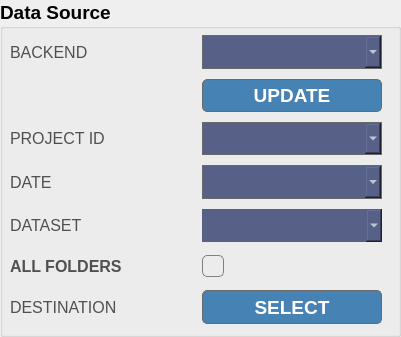
        <widget class="QGroupBox" name="data_source_gb">
         <property name="sizePolicy">
          <sizepolicy hsizetype="Preferred" vsizetype="Preferred">
           <horstretch>0</horstretch>
           <verstretch>0</verstretch>
          </sizepolicy>
         </property>
         <property name="maximumSize">
          <size>
           <width>16777215</width>
           <height>16777215</height>
          </size>
         </property>
         <property name="font">
          <font>
           <pointsize>14</pointsize>
           <weight>75</weight>
           <bold>true</bold>
           <underline>false</underline>
           <kerning>true</kerning>
          </font>
         </property>
         <property name="styleSheet">
          <string notr="true">QGroupBox {

	background-color: rgb(241, 248, 255);
	font-weight: bold; 
	color: grey;
	/* Declare the font size at the end othewise it triggers a worning
	QFont::setPointSize: Point size &lt;= 0 (-1), must be greater than 0*/
	font-size: 14pt;
}
/*QGroupBox::title {
        subcontrol-origin: margin;
        subcontrol-position: top center;
        padding: 5px;
        font-size: 12pt;
        font-weight: bold;
        /*color: #ff6347;  /* Tomato red color */
        /*background-color: rgb(240, 240, 240);  /* Light gray background */
       /* padding-left: 10px;
        /*padding-right: 10px;
    }


/*
	border: 1px solid gray;
	border-color: #FF17365D;
	margin-top: 27px;
	font-size: 14px;
	border-radius: 15px;
*/
/*
QGroupBox::title { font-size: 12px; font-weight: bold; 

border-top-left-radius: 9px;
border-top-right-radius: 9px;/*
padding: 0px 0px;
/*background-color: #FF17365D;
color: rgb(255, 255, 255);*//*
} /*</string>
         </property>
         <property name="title">
          <string>Data Source</string>
         </property>
         <widget class="QWidget" name="verticalLayoutWidget_4">
          <property name="geometry">
           <rect>
            <x>0</x>
            <y>30</y>
            <width>392</width>
            <height>298</height>
           </rect>
          </property>
          <layout class="QVBoxLayout" name="data_source_vl">
           <property name="spacing">
            <number>10</number>
           </property>
           <property name="leftMargin">
            <number>10</number>
           </property>
           <property name="topMargin">
            <number>5</number>
           </property>
           <property name="rightMargin">
            <number>10</number>
           </property>
           <property name="bottomMargin">
            <number>5</number>
           </property>
           <item>
            <layout class="QGridLayout" name="data_source_gl" rowstretch="0,0,0,0,0,0,0" columnstretch="10,10" rowminimumheight="28,28,28,28,28,28,28">
             <property name="spacing">
              <number>10</number>
             </property>
             <item row="6" column="1">
              <widget class="QPushButton" name="dest_btn">
               <property name="maximumSize">
                <size>
                 <width>16777215</width>
                 <height>16777215</height>
                </size>
               </property>
               <property name="styleSheet">
                <string notr="true">#dest_btn {
  	background-color: rgb(70, 130, 180);
  	color: white;
  	border: 1px;
  	padding: 5px;
  	border-radius: 5px;
	border-style: solid;
    border-width: 1px;
	/*border-top: 2px solid white;
	border-right: 2px solid white;*/
    border-color: DimGray  DimGray DimGray  DimGray; 
}

#dest_btn:hover {
	background-color: rgb(126, 133, 161);
  	/*background-color: #40DAEA;*/
  	color: white;
  	border: none;
  	padding: 5px;
  	border-style: solid;
    border-width: 1px;
	/*border-top: 2px solid white;
	border-right: 2px solid white;*/
    border-color: DimGray  DimGray DimGray  DimGray; 
}

#dest_btn:disabled {
	background-color: rgb(211, 211, 211);
  	/*background-color: #40DAEA;*/
  	color: white;
  	border: none;
  	padding: 5px;
  	border-style: solid;
    border-width: 1px;
	/*border-top: 2px solid white;
	border-right: 2px solid white;*/
    border-color: DimGray  DimGray DimGray  DimGray; 
}</string>
               </property>
               <property name="text">
                <string>SELECT</string>
               </property>
              </widget>
             </item>
             <item row="3" column="1">
              <widget class="QComboBox" name="folder0_cmb">
               <property name="maximumSize">
                <size>
                 <width>16777215</width>
                 <height>16777215</height>
                </size>
               </property>
               <property name="styleSheet">
                <string notr="true">#folder0_cmb {
	
	border: none;
	background-color: rgb(87, 96, 134);
	selection-background-color: rgb(126, 133, 161);
	color: rgb(255, 255, 255);
	/*font-weight: bold;*/
	padding: 5px; 
	/*border-radius: 5px;*/
	border-style: solid;
    border-width: 1px;
	/*border-top: 2px solid white;
	border-right: 2px solid white;*/
    border-color: DimGray  DimGray DimGray  DimGray; 
    
}

#folder0_cmb:disabled {
	
	background-color: rgb(211, 211, 211);
  	/*background-color: #40DAEA;*/
  	color: white;
  	border: none;
  	padding: 5px;
  	/*border-radius: 5px;*/
	border-style: solid;
    border-width: 1px;
	/*border-top: 2px solid white;
	border-right: 2px solid white;*/
    border-color: DimGray  DimGray DimGray  DimGray; 
	
}

QListView{
    border:                 none;
    color: rgb(2, 2, 2);
    background-color:   rgb(255, 255, 255);
    selection-background-color: rgb(126, 133, 161);
    /*font-weight:            bold;  */ 
}
</string>
               </property>
              </widget>
             </item>
             <item row="6" column="0">
              <widget class="QLabel" name="dest_lb">
               <property name="maximumSize">
                <size>
                 <width>16777215</width>
                 <height>16777215</height>
                </size>
               </property>
               <property name="font">
                <font>
                 <pointsize>12</pointsize>
                 <weight>50</weight>
                 <bold>false</bold>
                 <underline>false</underline>
                 <kerning>true</kerning>
                </font>
               </property>
               <property name="styleSheet">
                <string notr="true">border: 0px;
color: rgb(80,80,80);</string>
               </property>
               <property name="text">
                <string>DESTINATION</string>
               </property>
              </widget>
             </item>
             <item row="2" column="1">
              <widget class="QComboBox" name="project_id_cmb">
               <property name="styleSheet">
                <string notr="true">#project_id_cmb {
	
	border: none;
	background-color: rgb(87, 96, 134);
	selection-background-color: rgb(126, 133, 161);
	color: rgb(255, 255, 255);
	/*font-weight: bold;*/
	padding: 5px; 
	/*border-radius: 5px;*/
	border-style: solid;
    border-width: 1px;
	/*border-top: 2px solid white;
	border-right: 2px solid white;*/
    border-color: DimGray  DimGray DimGray  DimGray; 
    
}

#project_id_cmb:disabled {
	
	background-color: rgb(211, 211, 211);
  	/*background-color: #40DAEA;*/
  	color: white;
  	border: none;
  	padding: 5px;
  	/*border-radius: 5px;*/
	border-style: solid;
    border-width: 1px;
	/*border-top: 2px solid white;
	border-right: 2px solid white;*/
    border-color: DimGray  DimGray DimGray  DimGray; 
}

QListView{
    border:                 none;
    color: rgb(2, 2, 2);
    background-color:   rgb(255, 255, 255);
    selection-background-color: rgb(126, 133, 161);
    /*font-weight:            bold;  */ 
}
</string>
               </property>
              </widget>
             </item>
             <item row="4" column="1">
              <widget class="QComboBox" name="folder1_cmb">
               <property name="sizePolicy">
                <sizepolicy hsizetype="Preferred" vsizetype="Fixed">
                 <horstretch>0</horstretch>
                 <verstretch>0</verstretch>
                </sizepolicy>
               </property>
               <property name="maximumSize">
                <size>
                 <width>180</width>
                 <height>16777215</height>
                </size>
               </property>
               <property name="styleSheet">
                <string notr="true">#folder1_cmb {
	
	border: none;
	background-color: rgb(87, 96, 134);
	selection-background-color: rgb(126, 133, 161);
	color: rgb(255, 255, 255);
	/*font-weight: bold;*/
	padding: 5px; 
    
}

#folder1_cmb:disabled {
	
	background-color: rgb(211, 211, 211);
  	/*background-color: #40DAEA;*/
  	color: white;
  	border: none;
  	padding: 5px;
  	border-style: solid;
    border-width: 1px;
	/*border-top: 2px solid white;
	border-right: 2px solid white;*/
    border-color: DimGray  DimGray DimGray  DimGray; 
}

QListView{
    border:                 none;
    color: rgb(2, 2, 2);
    background-color:   rgb(255, 255, 255);
    selection-background-color: rgb(126, 133, 161);
    /*font-weight:            bold;  */ 
}
</string>
               </property>
              </widget>
             </item>
             <item row="4" column="0">
              <widget class="QLabel" name="folder1_lb">
               <property name="font">
                <font>
                 <pointsize>12</pointsize>
                 <weight>50</weight>
                 <bold>false</bold>
                 <underline>false</underline>
                 <kerning>true</kerning>
                </font>
               </property>
               <property name="styleSheet">
                <string notr="true">border: 0px;
color: rgb(80,80,80);</string>
               </property>
               <property name="text">
                <string>DATASET</string>
               </property>
              </widget>
             </item>
             <item row="3" column="0">
              <widget class="QLabel" name="folder0_lb">
               <property name="font">
                <font>
                 <pointsize>12</pointsize>
                 <weight>50</weight>
                 <bold>false</bold>
                 <underline>false</underline>
                 <kerning>true</kerning>
                </font>
               </property>
               <property name="styleSheet">
                <string notr="true">border: 0px;
color: rgb(80,80,80);</string>
               </property>
               <property name="text">
                <string>DATE</string>
               </property>
              </widget>
             </item>
             <item row="2" column="0">
              <widget class="QLabel" name="project_id_lb">
               <property name="font">
                <font>
                 <pointsize>12</pointsize>
                 <weight>50</weight>
                 <bold>false</bold>
                 <underline>false</underline>
                 <kerning>true</kerning>
                </font>
               </property>
               <property name="styleSheet">
                <string notr="true">border: 0px;
color: rgb(80,80,80);</string>
               </property>
               <property name="text">
                <string>PROJECT ID</string>
               </property>
              </widget>
             </item>
             <item row="5" column="0">
              <widget class="QLabel" name="all_folders_lb">
               <property name="font">
                <font>
                 <pointsize>12</pointsize>
                </font>
               </property>
               <property name="styleSheet">
                <string notr="true">border: 0px;
color: rgb(80,80,80);</string>
               </property>
               <property name="text">
                <string>ALL FOLDERS</string>
               </property>
              </widget>
             </item>
             <item row="5" column="1">
              <widget class="QCheckBox" name="all_folders_cb">
               <property name="styleSheet">
                <string notr="true">QCheckBox::indicator {
        width: 20px;  /* Adjust the checkbox size */
        height: 20px;  /* Adjust the checkbox size */
	    background-color: qradialgradient( spread:pad,
                            cx:0.5,
                            cy:0.5,
                            radius:0.5,
                            fx:0.5,
                            fy:0.5,
                            stop:1 #ddd, 
								stop:0 #fff);

   	 	border-radius: 5px;
    	border-style: solid;
    	border-width: 1px;
    	border-color: gray gray gray gray; 
}

QCheckBox::indicator:checked {
    background-color: qradialgradient(spread:pad, 
                            cx:0.5,
                            cy:0.5,
                            radius:0.5,
                            fx:0.5,
                            fy:0.5,
                            stop:0 #ddd, 
                            stop:1 red);
} 

</string>
               </property>
               <property name="text">
                <string/>
               </property>
              </widget>
             </item>
             <item row="0" column="0">
              <widget class="QLabel" name="label_4">
               <property name="font">
                <font>
                 <pointsize>12</pointsize>
                 <weight>50</weight>
                 <bold>false</bold>
                 <underline>false</underline>
                 <kerning>true</kerning>
                </font>
               </property>
               <property name="styleSheet">
                <string notr="true">border: 0px;
color: rgb(80,80,80);</string>
               </property>
               <property name="text">
                <string>BACKEND</string>
               </property>
              </widget>
             </item>
             <item row="1" column="0">
              <widget class="QLabel" name="update_lb">
               <property name="font">
                <font>
                 <pointsize>12</pointsize>
                </font>
               </property>
               <property name="styleSheet">
                <string notr="true">border: 0px;
color: rgb(80,80,80);</string>
               </property>
               <property name="text">
                <string/>
               </property>
              </widget>
             </item>
             <item row="1" column="1">
              <widget class="QPushButton" name="update_btn">
               <property name="styleSheet">
                <string notr="true">#update_btn {
  	background-color: rgb(70, 130, 180);
  	color: white;
  	border: 1px;
  	padding: 5px;
  	border-radius: 5px;
	border-style: solid;
    border-width: 1px;
	/*border-top: 2px solid white;
	border-right: 2px solid white;*/
    border-color: DimGray  DimGray DimGray  DimGray; 
}

#update_btn:hover {
	background-color: rgb(126, 133, 161);
  	/*background-color: #40DAEA;*/
  	color: white;
  	border: none;
  	padding: 5px;
  	border-style: solid;
    border-width: 1px;
	/*border-top: 2px solid white;
	border-right: 2px solid white;*/
    border-color: DimGray  DimGray DimGray  DimGray; 
}

#update_btn:disabled {
	background-color: rgb(211, 211, 211);
  	/*background-color: #40DAEA;*/
  	color: white;
  	border: none;
  	padding: 5px;
  	border-style: solid;
    border-width: 1px;
	/*border-top: 2px solid white;
	border-right: 2px solid white;*/
    border-color: DimGray  DimGray DimGray  DimGray; 
}</string>
               </property>
               <property name="text">
                <string>UPDATE</string>
               </property>
              </widget>
             </item>
             <item row="0" column="1">
              <widget class="QComboBox" name="backend_cmb">
               <property name="maximumSize">
                <size>
                 <width>16777215</width>
                 <height>16777215</height>
                </size>
               </property>
               <property name="styleSheet">
                <string notr="true">#backend_cmb {
	
	border: none;
	background-color: rgb(87, 96, 134);
	selection-background-color: rgb(126, 133, 161);
	color: rgb(255, 255, 255);
	/*font-weight: bold;*/
	padding: 5px; 
		/*border-radius: 5px;*/
	border-style: solid;
    border-width: 1px;
	/*border-top: 2px solid white;
	border-right: 2px solid white;*/
    border-color: DimGray  DimGray DimGray  DimGray; 
    
}

#backend_cmb:disabled {
	
	background-color: rgb(211, 211, 211);
  	/*background-color: #40DAEA;*/
  	color: white;
  	border: none;
  	padding: 5px;
  	/*border-radius: 5px;*/
	border-style: solid;
    border-width: 1px;
	/*border-top: 2px solid white;
	border-right: 2px solid white;*/
    border-color: DimGray  DimGray DimGray  DimGray; 
}

QListView{
    border:                 none;
    color: rgb(2, 2, 2);
    background-color:   rgb(255, 255, 255);
    selection-background-color: rgb(126, 133, 161);
    /*font-weight:            bold;  */ 
}
</string>
               </property>
              </widget>
             </item>
            </layout>
           </item>
          </layout>
         </widget>
        </widget>
